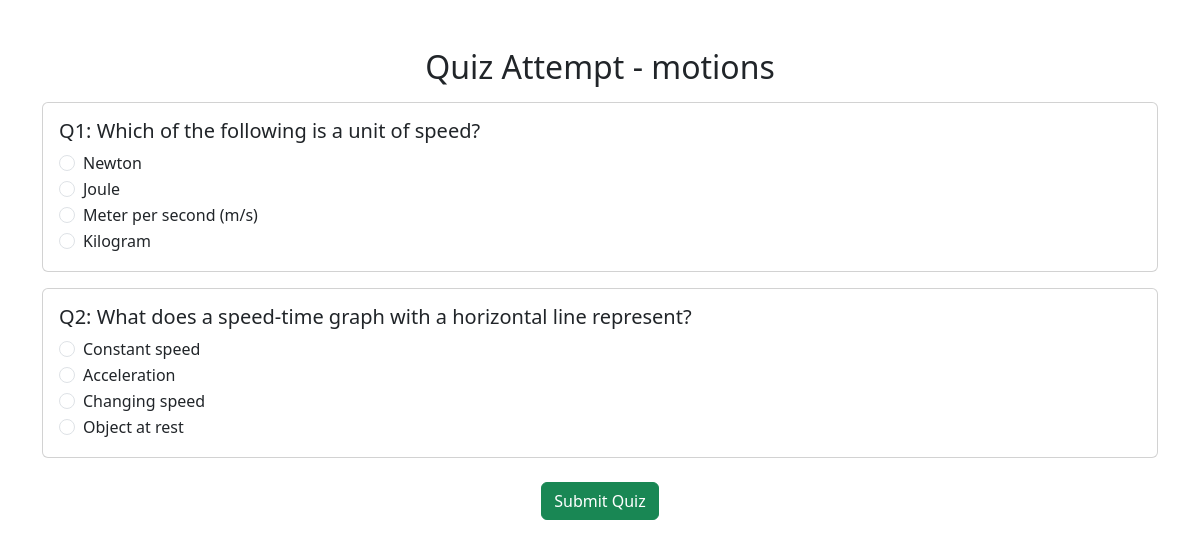
Page /quiz/2/attempt on the committed database.
### backend/models.py (models this page shows)
class Chapter(db.Model):
    __tablename__ = 'chapter'
    id = db.Column(db.Integer, primary_key=True)
    name = db.Column(db.String, nullable=False)
    description = db.Column(db.String, nullable=False)
    subject_id = db.Column(db.Integer, db.ForeignKey('subjects.id', ondelete='CASCADE'), nullable=False)
    quizzes = db.relationship('Quiz', backref='chapter',lazy=True, cascade='all, delete-orphan')

class Question(db.Model):
    __tablename__ = 'question'
    id = db.Column(db.Integer, primary_key=True)
    quiz_id = db.Column(db.Integer, db.ForeignKey('quiz.id', ondelete='CASCADE'), nullable=False)
    question_statement = db.Column(db.String, nullable=False)
    option1 = db.Column(db.String, nullable=False)
    option2 = db.Column(db.String, nullable=False)
    option3 = db.Column(db.String)
    option4 = db.Column(db.String)
    correct_answer = db.Column(db.String, nullable=False)

### app.py (the view, shortened to what this page needs)
@app.route('/quiz/<int:quiz_id>/attempt', methods=['GET', 'POST'])
def attempt_quiz(quiz_id):
    quiz = Quiz.query.get_or_404(quiz_id)
    chapter = quiz.chapter  # Get the chapter associated with this quiz
    subject = chapter.subject  # Get the subject associated with the chapter
    questions = Question.query.filter_by(quiz_id=quiz_id).all()
    return render_template('attempt_quiz.html', quiz=quiz, questions=questions)

### templates/attempt_quiz.html (shortened to what this page needs)
<!DOCTYPE html>
<html lang="en">
<head>
    <link rel="stylesheet" href="https://cdn.jsdelivr.net/npm/bootstrap@5.3.0/dist/css/bootstrap.min.css">
</head>
<body>
    <div class="container mt-5">
        <h2 class="text-center">Quiz Attempt - {{ quiz.chapter.name }}</h2>
        <form method="POST">
            {% for question in questions %}
            <div class="card mt-3">
                <div class="card-body">
                    <h5 class="card-title">Q{{ loop.index }}: {{ question.question_statement }}</h5>
                    <div class="form-check">
                        <input class="form-check-input" type="radio" name="q{{ question.id }}" value="{{ question.option1 }}" required>
                        <label class="form-check-label">{{ question.option1 }}</label>
                    </div>
                    <div class="form-check">
                        <input class="form-check-input" type="radio" name="q{{ question.id }}" value="{{ question.option2 }}" required>
                        <label class="form-check-label">{{ question.option2 }}</label>
                    </div>
                    <div class="form-check">
                        <input class="form-check-input" type="radio" name="q{{ question.id }}" value="{{ question.option3 }}">
                        <label class="form-check-label">{{ question.option3 }}</label>
                    </div>
                    <div class="form-check">
                        <input class="form-check-input" type="radio" name="q{{ question.id }}" value="{{ question.option4 }}">
                        <label class="form-check-label">{{ question.option4 }}</label>
                    </div>
                </div>
            </div>
            {% endfor %}
            <div class="text-center mt-4">
                <button type="submit" class="btn btn-success">Submit Quiz</button>
            </div>
        </form>
    </div>
</body>
</html>

### rows in the picture
Chapter: chapter.name "motions"
Question: question_statement "Which of the following is a unit of speed?", option1 "Newton", option2 "Joule", option3 "Meter per second (m/s)", option4 "Kilogram"
Question: question_statement "What does a speed-time graph with a horizontal line represent?", option1 "Constant speed", option2 "Acceleration", option3 "Changing speed", option4 "Object at rest"
